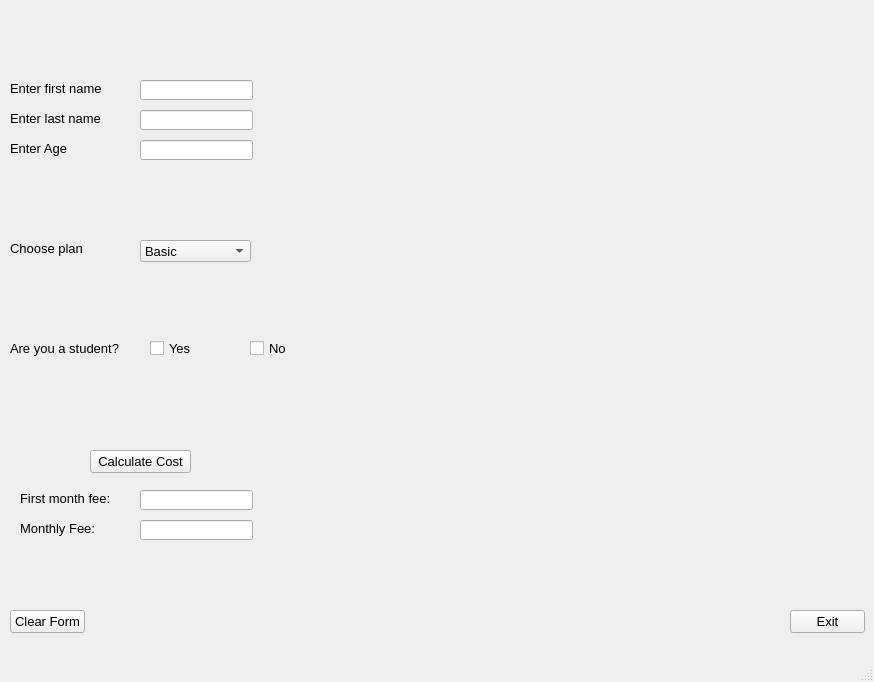
<?xml version="1.0" encoding="UTF-8"?>
<ui version="4.0">
 <class>gymMembershipCalculator</class>
 <widget class="QMainWindow" name="gymMembershipCalculator">
  <property name="geometry">
   <rect>
    <x>0</x>
    <y>0</y>
    <width>874</width>
    <height>682</height>
   </rect>
  </property>
  <property name="font">
   <font>
    <family>Arial</family>
    <pointsize>10</pointsize>
   </font>
  </property>
  <property name="windowTitle">
   <string>Gym Membership Calculator</string>
  </property>
  <widget class="QWidget" name="centralwidget">
   <widget class="QLabel" name="lblLastName">
    <property name="geometry">
     <rect>
      <x>10</x>
      <y>110</y>
      <width>131</width>
      <height>16</height>
     </rect>
    </property>
    <property name="text">
     <string>Enter last name</string>
    </property>
   </widget>
   <widget class="QLabel" name="lblFirstName">
    <property name="geometry">
     <rect>
      <x>10</x>
      <y>80</y>
      <width>131</width>
      <height>16</height>
     </rect>
    </property>
    <property name="text">
     <string>Enter first name</string>
    </property>
   </widget>
   <widget class="QLabel" name="lblAge">
    <property name="geometry">
     <rect>
      <x>10</x>
      <y>140</y>
      <width>131</width>
      <height>16</height>
     </rect>
    </property>
    <property name="text">
     <string>Enter Age</string>
    </property>
   </widget>
   <widget class="QLineEdit" name="txtFirstName">
    <property name="geometry">
     <rect>
      <x>140</x>
      <y>80</y>
      <width>113</width>
      <height>20</height>
     </rect>
    </property>
   </widget>
   <widget class="QLineEdit" name="txtLastName">
    <property name="geometry">
     <rect>
      <x>140</x>
      <y>110</y>
      <width>113</width>
      <height>20</height>
     </rect>
    </property>
   </widget>
   <widget class="QLineEdit" name="txtAge">
    <property name="geometry">
     <rect>
      <x>140</x>
      <y>140</y>
      <width>113</width>
      <height>20</height>
     </rect>
    </property>
   </widget>
   <widget class="QLabel" name="lblPlan">
    <property name="geometry">
     <rect>
      <x>10</x>
      <y>240</y>
      <width>91</width>
      <height>16</height>
     </rect>
    </property>
    <property name="text">
     <string>Choose plan</string>
    </property>
   </widget>
   <widget class="QComboBox" name="cmbPlan">
    <property name="geometry">
     <rect>
      <x>140</x>
      <y>240</y>
      <width>111</width>
      <height>22</height>
     </rect>
    </property>
    <item>
     <property name="text">
      <string>Basic</string>
     </property>
    </item>
    <item>
     <property name="text">
      <string>Standard</string>
     </property>
    </item>
    <item>
     <property name="text">
      <string>Premium</string>
     </property>
    </item>
    <item>
     <property name="text">
      <string>Family</string>
     </property>
    </item>
   </widget>
   <widget class="QLabel" name="lblStudentQuestion">
    <property name="geometry">
     <rect>
      <x>10</x>
      <y>340</y>
      <width>121</width>
      <height>16</height>
     </rect>
    </property>
    <property name="text">
     <string>Are you a student?</string>
    </property>
   </widget>
   <widget class="QCheckBox" name="chbYes">
    <property name="geometry">
     <rect>
      <x>150</x>
      <y>340</y>
      <width>70</width>
      <height>17</height>
     </rect>
    </property>
    <property name="text">
     <string>Yes</string>
    </property>
   </widget>
   <widget class="QCheckBox" name="chbNo">
    <property name="geometry">
     <rect>
      <x>250</x>
      <y>340</y>
      <width>70</width>
      <height>17</height>
     </rect>
    </property>
    <property name="text">
     <string>No</string>
    </property>
   </widget>
   <widget class="QPushButton" name="btnCalculate">
    <property name="geometry">
     <rect>
      <x>90</x>
      <y>450</y>
      <width>101</width>
      <height>23</height>
     </rect>
    </property>
    <property name="text">
     <string>Calculate Cost</string>
    </property>
   </widget>
   <widget class="QLabel" name="lblFirstMonthFee">
    <property name="geometry">
     <rect>
      <x>20</x>
      <y>490</y>
      <width>111</width>
      <height>16</height>
     </rect>
    </property>
    <property name="text">
     <string>First month fee:</string>
    </property>
   </widget>
   <widget class="QLabel" name="lblMonthlyFee">
    <property name="geometry">
     <rect>
      <x>20</x>
      <y>520</y>
      <width>111</width>
      <height>16</height>
     </rect>
    </property>
    <property name="text">
     <string>Monthly Fee:</string>
    </property>
   </widget>
   <widget class="QLineEdit" name="txtFirstMonthFee">
    <property name="geometry">
     <rect>
      <x>140</x>
      <y>490</y>
      <width>113</width>
      <height>20</height>
     </rect>
    </property>
    <property name="readOnly">
     <bool>true</bool>
    </property>
   </widget>
   <widget class="QLineEdit" name="txtMonthlyFee">
    <property name="geometry">
     <rect>
      <x>140</x>
      <y>520</y>
      <width>113</width>
      <height>20</height>
     </rect>
    </property>
    <property name="readOnly">
     <bool>true</bool>
    </property>
   </widget>
   <widget class="QPushButton" name="btnExit">
    <property name="geometry">
     <rect>
      <x>790</x>
      <y>610</y>
      <width>75</width>
      <height>23</height>
     </rect>
    </property>
    <property name="text">
     <string>Exit</string>
    </property>
   </widget>
   <widget class="QPushButton" name="btnClear">
    <property name="geometry">
     <rect>
      <x>10</x>
      <y>610</y>
      <width>75</width>
      <height>23</height>
     </rect>
    </property>
    <property name="text">
     <string>Clear Form</string>
    </property>
   </widget>
  </widget>
  <widget class="QMenuBar" name="menubar">
   <property name="geometry">
    <rect>
     <x>0</x>
     <y>0</y>
     <width>874</width>
     <height>22</height>
    </rect>
   </property>
  </widget>
  <widget class="QStatusBar" name="statusbar"/>
 </widget>
 <resources/>
 <connections/>
</ui>
